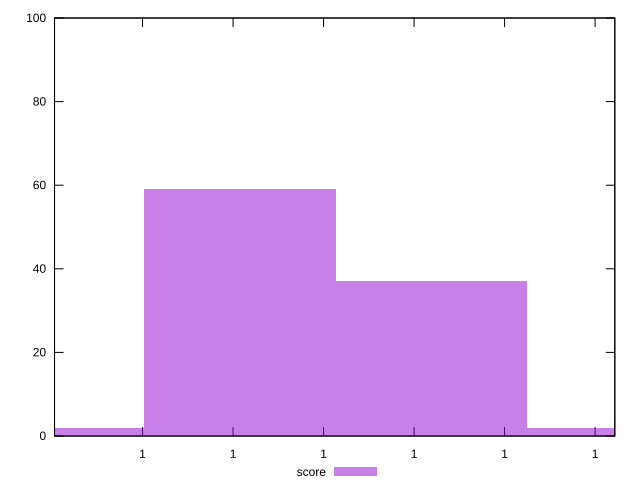

This figure's gnuplot source:
reset

$score <<EOF
0.9999999836541555 59
0.9999999836583823 37
0.999999983662609 2
0.9999999836499288 2
EOF

set key outside below
set boxwidth 4.226725824406918e-12
set xrange [0.9999999836500553:0.9999999836624358]
set yrange [0:100]
set trange [0:100]
set style fill transparent solid 0.5 noborder
set terminal svg size 640, 490 enhanced background rgb 'white'
set output "reprap/total-byte-weight/samples/pages+cached+noexternal+noimg/score/histogram.svg"

plot $score title "score" with boxes

reset
